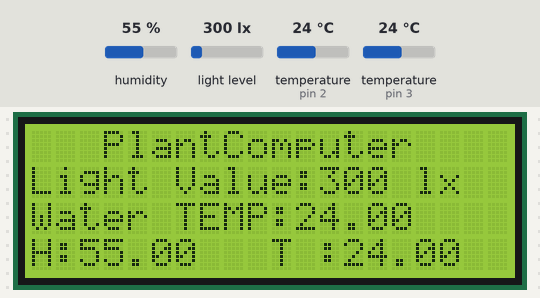
A sketch run on a simulated Arduino Uno, built with avr-gcc and run on an emulated ATmega328P. Shown: 20×4 character LCD. Inputs (shaded band) come from the test bench; at power-on: light level 300 lx, temperature (sensors on pin 2, pin 3) 24 °C, humidity 55 %. What the sketch prints to the serial monitor is not drawn.

Above: at 1.3 s.
1.4 s: light level set to 40 lx
At 3.7 s:
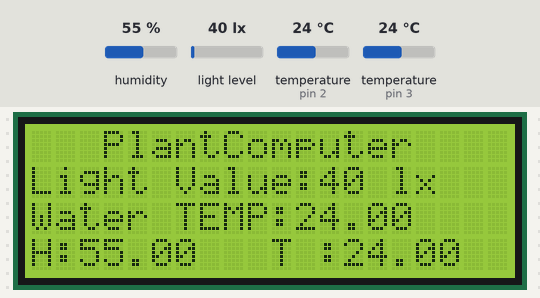
4.3 s: temperature (sensor on pin 2) set to 12 °C
At 5.1 s:
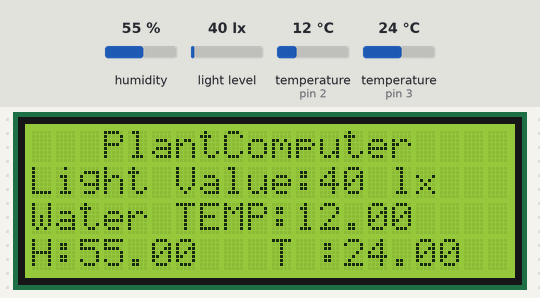
6.2 s: humidity set to 22 %
At 9.1 s:
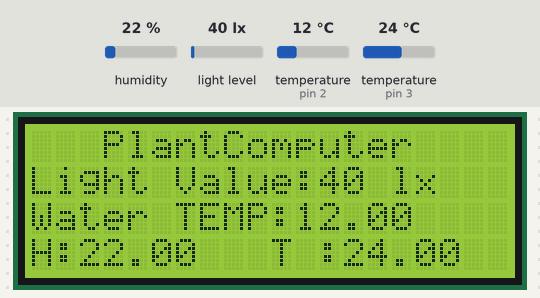
9.9 s: temperature (sensor on pin 3) set to 12 °C
At 13.0 s:
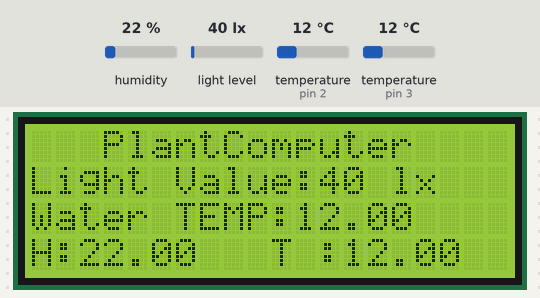
13.7 s: light level set to 500 lx
At 14.4 s:
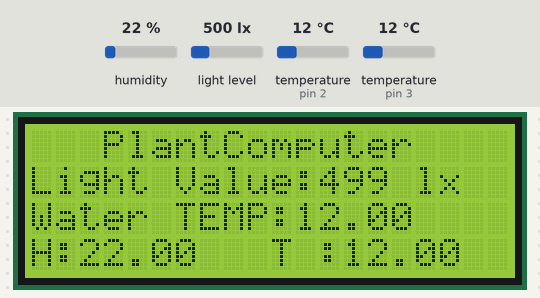
19.6 s: temperature (sensor on pin 2) set to 19 °C
Timing chart, 0 to 22.1 s (numbered marks = the images above; inputs shaded):
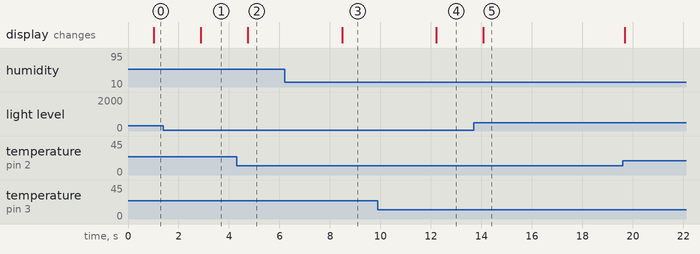

The sketch:

PlantComputer.ino
```cpp
/*

     Connection:
  BH1750
    VCC -> 5V (3V3 on Arduino Due, Zero, MKR1000, etc)
    GND -> GND
    SCL -> SCL (A5 on Arduino Uno, Leonardo, etc or 21 on Mega and Due)
    SDA -> SDA (A4 on Arduino Uno, Leonardo, etc or 20 on Mega and Due)
    ADD -> (not connected) or GND
  4002a
    VCC -> 5V (3V3 on Arduino Due, Zero, MKR1000, etc)
    GND -> GND
    SCL -> SCL (A5 on Arduino Uno, Leonardo, etc or 21 on Mega and Due)
    SDA -> SDA (A4 on Arduino Uno, Leonardo, etc or 20 on Mega and Due)
  DS18B20
    VCC -> 5V (3V3 on Arduino Due, Zero, MKR1000, etc)
    GND -> GND
    ds -> 2
  DHT11
    VCC -> 5V (3V3 on Arduino Due, Zero, MKR1000, etc)
    GND -> GND
    s -> 3
*/
#include <Wire.h>
#include <OneWire.h>
#include <DallasTemperature.h>
#include <BH1750.h>
#include <LiquidCrystal_I2C.h>
#include <dht11.h>
#define ONE_WIRE_BUS 2

dht11 DHT11;
#define DHT11PIN 3
OneWire oneWire(ONE_WIRE_BUS);
DallasTemperature sensors(&oneWire);
BH1750 lightMeter;
LiquidCrystal_I2C lcd(0x3F, 20, 4); // set the LCD address to 0x27 for a 16 chars and 2 line display

void setup() {
  // put your setup code here, to run once:
  Serial.begin(9600);
  sensors.begin();
  lightMeter.begin();
  Serial.println(F("BH1750 Test"));
  lcd.init();                      // initialize the lcd
  lcd.init();
  // Print a message to the LCD.
  lcd.backlight();
  lcd.setCursor(3, 0);
  lcd.print("PlantComputer");
}

void loop() {
  // put your main code here, to run repeatedly:
  int chk = DHT11.read(DHT11PIN);
  sensors.requestTemperatures();
  Serial.println(sensors.getTempCByIndex(0));
  uint16_t lux = lightMeter.readLightLevel();
  Serial.print("Light: ");
  Serial.print(lux);
  Serial.println(" lx");
  lcd.clear();//清屏
  lcd.setCursor(3, 0);
  lcd.print("PlantComputer");
  lcd.setCursor(0, 1);
  lcd.print("Light Value:");
  lcd.print(lux);//打印光照值
  lcd.print(" lx");
  lcd.setCursor(0, 2);
  lcd.print("Water TEMP:");
  lcd.print(sensors.getTempCByIndex(0));//打印光照值
  // lcd.print(" ·C");
  lcd.setCursor(0, 3);
  lcd.print("H:");
  lcd.print((float)DHT11.humidity, 2);//打印光照值
  lcd.setCursor(10, 3);
  lcd.print("T :");
  lcd.print((float)DHT11.temperature, 2);//打印光照值
  delay(1000);
}
```

Measured:
- after the input at 1.4 s, the display: changes after 1.5 s (image 1)
- after the input at 4.3 s, the display: changes after 0.45 s (image 2)
- after the input at 6.2 s, the display: changes after 2.3 s (image 3)
- after the input at 9.9 s, the display: changes after 2.3 s (image 4)
- after the input at 13.7 s, the display: changes after 0.38 s (image 5)
